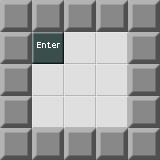

Rendered tile map (Tiled .tmx) drawn with the repository's tilesets; below, a short description and the map source with its tile grids summarised:
An orthogonal 5x5 tile map with 32x32 px tiles, 1 tile layer (Map) and 1 object.

<map version="1.0" orientation="orthogonal" width="5" height="5" tilewidth="32" tileheight="32">
 <tileset firstgid="1" source="devgraphics.tsx" />
 <layer name="Map" width="5" height="5">
  <data>[25 cells, 25 non-empty, 3 distinct tile ids]</data>
 </layer>
 <objectgroup name="Enemies" width="5" height="5" />
 <objectgroup name="Items" width="5" height="5" />
 <objectgroup name="Tools" width="5" height="5">
  <object gid="15" x="64" y="96" />
 </objectgroup>
 <objectgroup name="Parameters" width="5" height="5">
  <properties>
   <property name="time" value="-1" />
   <property name="wrapAround" value="false" />
  </properties>
 </objectgroup>
</map>
